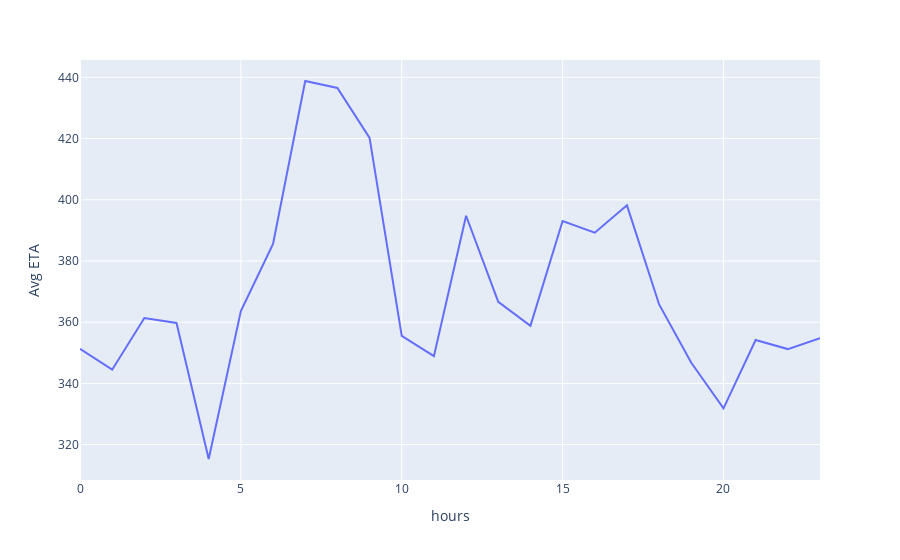

Source (notebook cell):
### Markdown cell above
4. Plot the distribution of average ETA by hours. How can this plot be explained?

### Code cell
avg = df_new.groupby('hours')['m_order_eta'].mean().rename('Avg ETA').reset_index()

fig3 = px.line(avg, x='hours', y='Avg ETA')
fig3.show()

### Figure 1 — Plotly figure (JSON) as saved in the notebook; plotly's stock layout.template omitted (floating-point values rounded to 4 significant figures)
{"data": [{"hovertemplate": "hours=%{x}<br>Avg ETA=%{y}<extra></extra>", "legendgroup": "", "line": {"color": "#636efa", "dash": "solid"}, "marker": {"symbol": "circle"}, "mode": "lines", "name": "", "orientation": "v", "showlegend": false, "type": "scatter", "x": [0, 1, 2, 3, 4, 5, 6, 7, 8, 9, 10, 11, 12, 13, 14, 15, 16, 17, 18, 19, 20, 21, 22, 23], "xaxis": "x", "y": [351.3, 344.5, 361.4, 359.8, 315.3, 363.6, 385.6, 438.8, 436.5, 420.2, 355.5, 348.9, 394.8, 366.7, 358.8, 393.1, 389.3, 398.2, 365.8, 346.7, 331.9, 354.2, 351.2, 354.8], "yaxis": "y"}], "layout": {"legend": {"tracegroupgap": 0}, "margin": {"t": 60}, "xaxis": {"anchor": "y", "domain": [0, 1], "title": {"text": "hours"}}, "yaxis": {"anchor": "x", "domain": [0, 1], "title": {"text": "Avg ETA"}}}}
